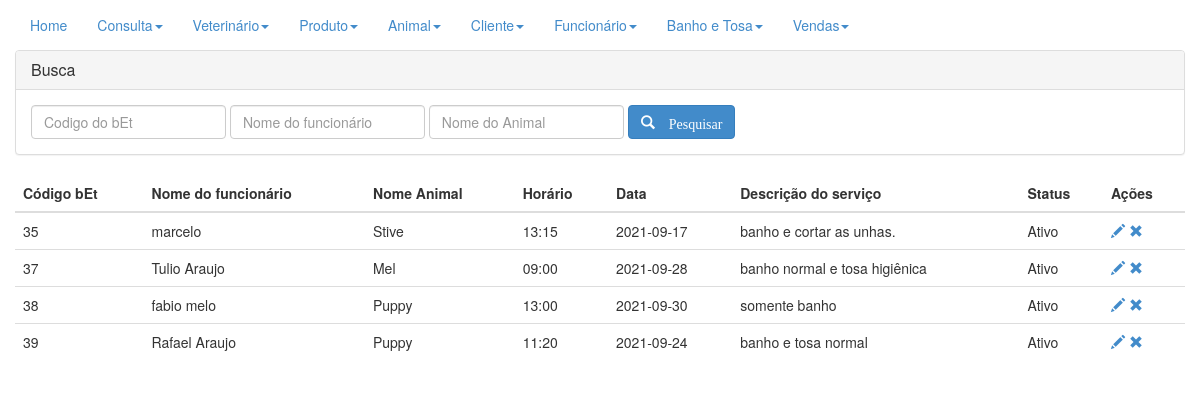
/sourcecode/conbanhoEtosa.php (signed in), run on an earlier commit of the app's database.
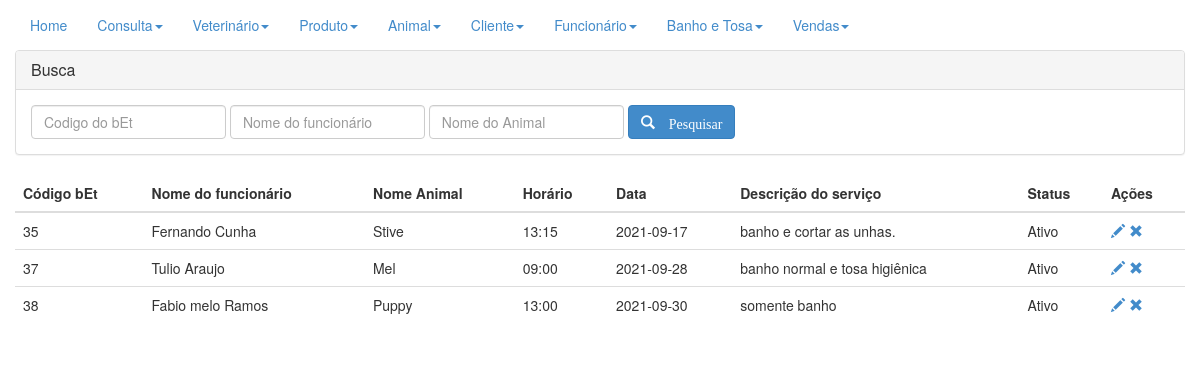
And on a later commit of the database.
### tables this page shows
CREATE TABLE `bet` (
  `codigo_bet` int(11) NOT NULL,
  `fk_func` int(11) NOT NULL,
  `fk_ani` int(11) NOT NULL,
  `horario` varchar(250) DEFAULT NULL,
  `data_prevista` varchar(250) DEFAULT NULL,
  `descricao` varchar(250) DEFAULT NULL,
  `status` varchar(250) DEFAULT NULL
);

CREATE TABLE `funcionario` (
  `codigo_func` int(11) NOT NULL,
  `nome` varchar(250) NOT NULL,
  `cpf` varchar(250) DEFAULT NULL,
  `telefone` varchar(50) DEFAULT NULL,
  `email` varchar(250) NOT NULL,
  `senha` varchar(250) NOT NULL,
  `status` binary(1) DEFAULT '0'
);

CREATE TABLE `animal` (
  `codigo_ani` int(11) NOT NULL,
  `nome` varchar(250) NOT NULL,
  `raca` varchar(250) DEFAULT NULL,
  `idade` varchar(250) DEFAULT NULL,
  `categoria` varchar(50) DEFAULT NULL,
  `status` binary(1) DEFAULT '0',
  `codigo_cli` int(11) DEFAULT NULL
);

### sourcecode/conbanhoEtosa.php (the view, shortened to what this page needs)
<!DOCTYPE html>
<html lang="pt_BR">
<head>
  <link rel="stylesheet" type="text/css" href="../CSS/bootstrap.css">
</head>
<body>
<div class="navbar-collapse collapse">
      <ul class="nav navbar-nav navbar-left">
        <li class="active"><a href="home.php">Home</a></li>
        <li class="dropdown ">
          <a href="#" class="dropdown-toggle" data-toggle="dropdown">Consulta<b class="caret"></b></a>
        </li>
        <li class="dropdown ">
          <a href="#" class="dropdown-toggle" data-toggle="dropdown">Veterinário<b class="caret"></b></a>
        </li>
        <li class="dropdown ">
          <a href="#" class="dropdown-toggle" data-toggle="dropdown">Produto<b class="caret"></b></a>
        </li>
        <li class="dropdown">
          <a href="#" class="dropdown-toggle" data-toggle="dropdown">Animal<b class="caret"></b></a>
        </li>
        <li class="dropdown">
          <a href="#" class="dropdown-toggle" data-toggle="dropdown">Cliente<b class="caret"></b></a>
        </li>
        <li class="dropdown">
          <a href="#" class="dropdown-toggle" data-toggle="dropdown">Funcionário<b class="caret"></b></a>
        </li>
        <li class="dropdown">
          <a href="#" class="dropdown-toggle" data-toggle="dropdown">Banho e Tosa<b class="caret"></b></a>
        </li>
        <li class="dropdown">
          <a href="#" class="dropdown-toggle" data-toggle="dropdown">Vendas<b class="caret"></b></a>
        </li>
      </ul>
    </div>
  <div class="container">
    <div class="row">
      <div class="panel-group" id="accordion">
        <div class="panel panel-default">
          <div class="panel-heading">
            <h4 class="panel-title">
              <a data-toggle="collapse" data-parent="#accordion" href="#collapseOne">Busca</a>
            </h4>
          </div>
          <div id="collapseOne" class="panel-collapse collapse in">
            <div class="panel-body">
              <form class="form-inline" method="POST" action="">
                <fieldset>
                  <div class="form-group">
                    <input type="number" class="form-control" name="ibcod" placeholder="Codigo do bEt">
                  </div>
                  <div class="form-group">
                    <input type="text" class="form-control" name="ibfunc" placeholder="Nome do funcionário">
                  </div>
                  <div class="form-group">
                    <input type="text" class="form-control" name="ibnome" placeholder="Nome do Animal">
                  </div>
                  <div class="form-group">
                    <button type="submit" class="btn btn-primary" name="btnPesq">
                      <i class="glyphicon glyphicon-search"> Pesquisar </i>
                    </button>
                  </div>
                </fieldset>
              </form>
            </div>
          </div>
        </div>
      </div>
      <table cellpadding="0" cellspacing="0" class="table">
        <thead>
          <th>Código bEt</th>
          <th>Nome do funcionário</th>
          <th>Nome Animal</th>
          <th>Horário</th>
          <th>Data</th>
          <th>Descrição do serviço</th>
          <th>Status</th>
          <th>Ações</th>
        </thead>
        <tbody>
          <?php
					$link = conectar();
					$condicao = "";
			    $sql = "SELECT bet.codigo_bet, bet.horario, bet.data_prevista, bet.descricao, bet.status, animal.nome as nome_animal, funcionario.nome as nome_funcionario from bet left join animal on bet.fk_ani = animal.codigo_ani left join funcionario on bet.fk_func = funcionario.codigo_func" . $condicao;
          $res = mysqli_query($link,$sql);
					while ($dados = mysqli_fetch_array($res)){
						echo "<tr>";
						echo "<td>".$dados['codigo_bet']."</td>";
						echo "<td>".$dados['nome_funcionario']."</td>";
						echo "<td>".$dados['nome_animal']."</td>";
						echo "<td>".$dados['horario']."</td>";
            echo "<td>".$dados['data_prevista']."</td>";
            echo "<td>".$dados['descricao']."</td>";
						if($dados['status']==1){
							echo "<td><spam>Ativo</spam></td>";
						}else{
							echo "<td><spam>Desativado</spam></td>";
						}
						$id = base64_encode($dados['codigo_bet']);
						echo "<td><a href='frmbanhoEtosa.php?tela=editar&id=".$id."' title='Editar banhoEtosa'> <spam class='glyphicon glyphicon-pencil'> </spam> </a>";
						echo "<a href='frmbanhoEtosa.php?tela=excluir&id=".$id."' title='Excluir banhoEtosa'> <spam class='glyphicon glyphicon-remove'> </spam> </a>";
						echo "</td>";
						echo "</tr>";
					}
					?>
        </tbody>
      </table>
    </div>
  </div>
</body>
</html>

What changed in the data, as far as the page shows it:
removed bet: codigo_bet "39", funcionario.nome "Rafael Araujo", animal.nome "Puppy", horario "11:20", data_prevista "2021-09-24", descricao "banho e tosa normal", status "Ativo"
changed through a linked row, bet "banho e cortar as unhas.": funcionario.nome "marcelo" → "Fernando Cunha"
changed through a linked row, bet "somente banho": funcionario.nome "fabio melo" → "Fabio melo Ramos"
